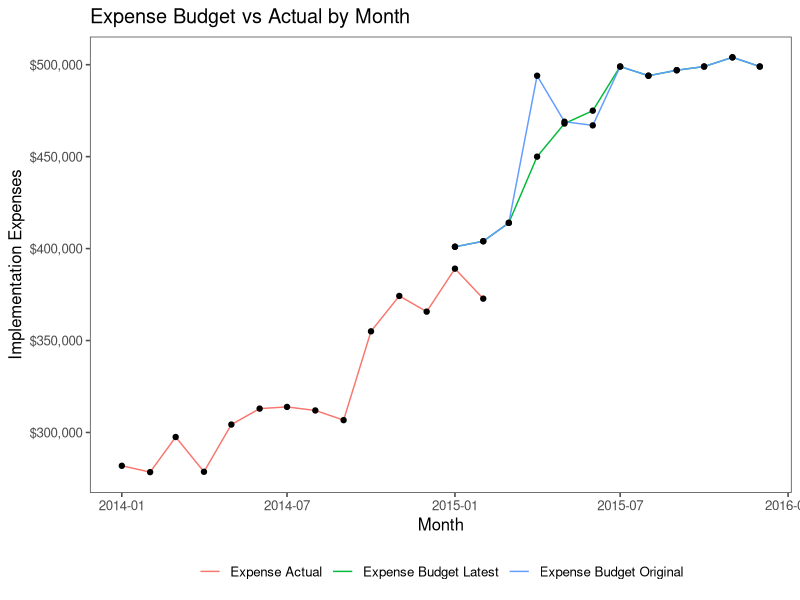
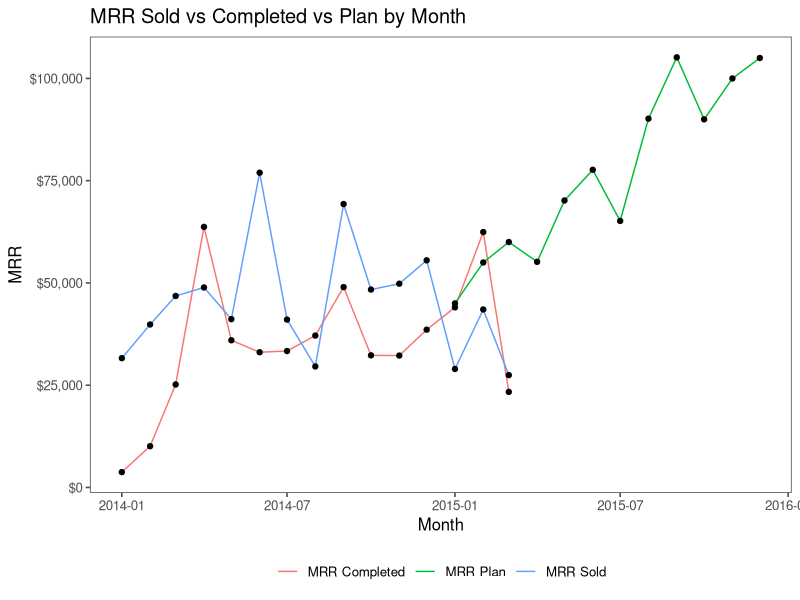
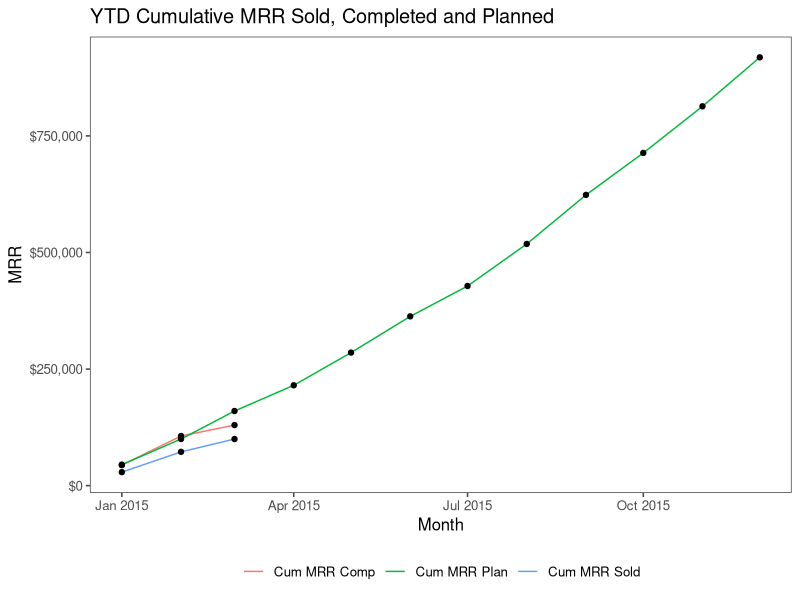
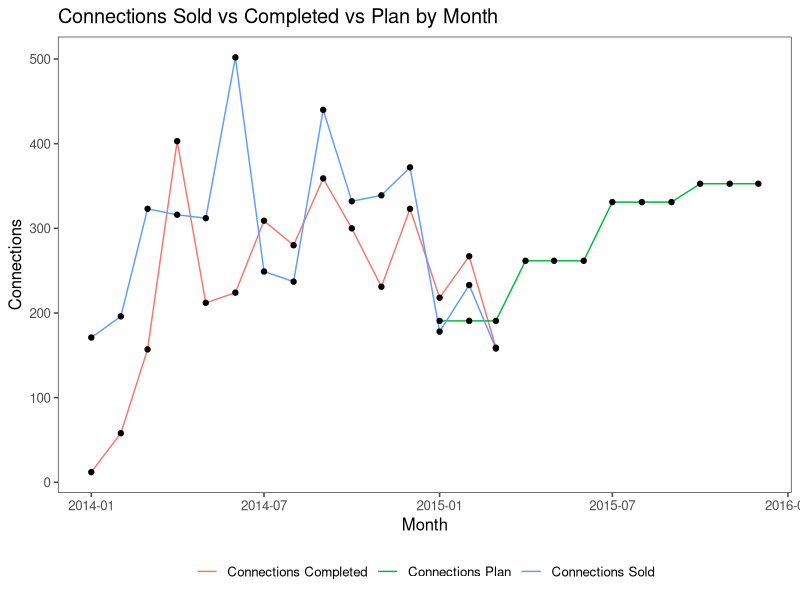
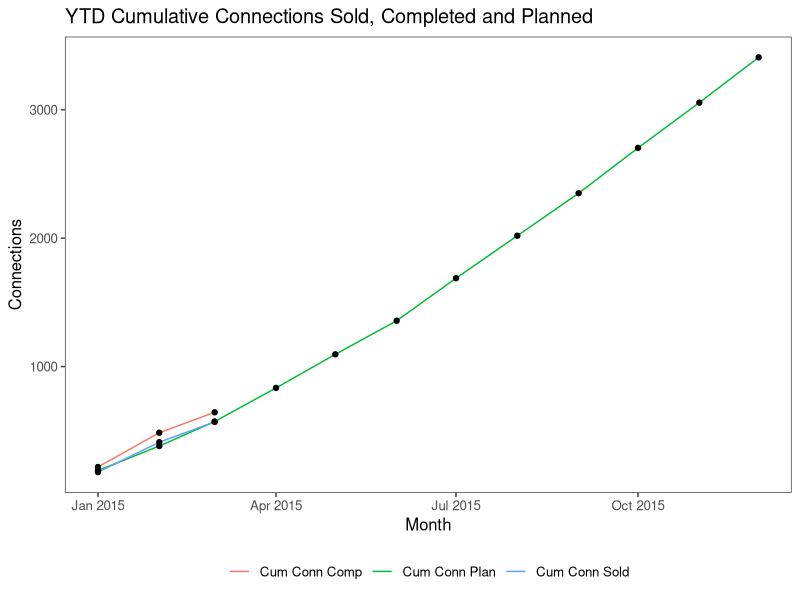

Write the R code that produced these figures, in order.
## ---- chunk 1
library("ggplot2")
library("reshape")
library("scales")
library("ggthemes")
library("knitr")
sc <- read.csv (file="scorecard_data.csv")
sc$Date <- as.Date(sc$Date, "%m/%d/%Y")
sc$PDate <- as.POSIXct(sc$Date)

data <- melt (sc, id=c("Date", "Year", "Month", "PDate"))
data$variable <- gsub("_", " ", data$variable)

mrr_data <- subset(data, variable == "MRR Sold" | variable == "MRR Completed" | variable == "MRR Plan")
budget_data <- subset(data, variable == "Expense Budget Original" | variable == "Expense Actual" | variable == "Expense Budget Latest")
conn_data <- subset(data, variable == "Connections Sold" | variable == "Connections Completed" | variable == "Connections Plan")

# prepare YTD data
sc_ytd <- subset(sc, Year == 2015)
sc_ytd <- cbind (sc_ytd, Cum_MRR_Comp=cumsum(sc_ytd$MRR_Completed))
sc_ytd <- cbind (sc_ytd, Cum_MRR_Sold=cumsum(sc_ytd$MRR_Sold))
sc_ytd <- cbind (sc_ytd, Cum_MRR_Plan=cumsum(sc_ytd$MRR_Plan))
sc_ytd <- cbind (sc_ytd, Cum_Conn_Comp=cumsum(sc_ytd$Connections_Completed))
sc_ytd <- cbind (sc_ytd, Cum_Conn_Sold=cumsum(sc_ytd$Connections_Sold))
sc_ytd <- cbind (sc_ytd, Cum_Conn_Plan=cumsum(sc_ytd$Connections_Plan))

data_ytd <- melt (sc_ytd, id=c("Date", "Year", "Month", "PDate"))
data_ytd$variable <- gsub("_", " ", data_ytd$variable)

mrr_data_ytd <- subset(data_ytd, variable == "Cum MRR Comp" | variable == "Cum MRR Sold" | variable == "Cum MRR Plan")
conn_data_ytd <- subset(data_ytd, variable == "Cum Conn Comp" | variable == "Cum Conn Sold" | variable == "Cum Conn Plan")


## ---- chunk 2
# create plot, add lines and points
g <- ggplot(data=budget_data, aes(x=PDate, y=value, group=variable)) 
g <- g + geom_line(aes(color=variable, group=variable)) 
g <- g + geom_point()  

# configure labels and axis
g <- g + ggtitle("Expense Budget vs Actual by Month") 
g <- g + xlab("Month") + ylab("Implementation Expenses") 
g <- g + scale_y_continuous(labels = dollar) 
g <- g + scale_x_datetime() 

# apply theme
g <- g + theme_few()

# blank out the legend title
g <- g+ theme(legend.title=element_blank(), legend.position="bottom") 


# add a vertical line on "today"
g <- g + geom_vline(lty="dotted", xintercept = as.numeric(Sys.time()))
g
## ---- chunk 3
# create plot, add lines and points
g <- ggplot(data=mrr_data, aes(x=PDate, y=value, group=variable)) 
g <- g + geom_line(aes(color=variable, group=variable)) 
g <- g + geom_point()  

# configure labels and axis
g <- g + ggtitle("MRR Sold vs Completed vs Plan by Month") 
g <- g + xlab("Month") + ylab("MRR") 
g <- g + scale_y_continuous(labels = dollar) 
g <- g + scale_x_datetime() 

# apply theme
g <- g + theme_few()

# blank out the legend title
g <- g+ theme(legend.title=element_blank(), legend.position="bottom") 

# add a vertical line on "today"
g <- g + geom_vline(lty="dotted", xintercept = as.numeric(Sys.time()))
g

## ---- chunk 4

df <- data.frame(month=sc$Month, 
                 sc$MRR_Sold,
                 sc$MRR_Comp,
                 comp_to_sold=sc$MRR_Completed / sc$MRR_Sold,
                 sc$MRR_Plan, 
                 comp_to_plan=sc$MRR_Completed / sc$MRR_Plan)


df <- na.omit(df)

#format table
# percentages
df$comp_to_sold <- paste(format(round(df$comp_to_sold*100, digits=0), big.mark=","), "%")
df$comp_to_plan <- paste(format(round(df$comp_to_plan*100, digits=0), big.mark=","), "%")

#df$sc.Cum_MRR_Sold <- paste("$", format(round(df$sc.Cum_MRR_Sold, digits=0), big.mark=","))
df$sc.MRR_Plan <- paste("$", format(round(df$sc.MRR_Plan, digits=0), big.mark=","))
df$sc.MRR_Sold <- paste("$", format(round(df$sc.MRR_Sold, digits=0), big.mark=","))
df$sc.MRR_Comp <- paste("$", format(round(df$sc.MRR_Comp, digits=0), big.mark=","))
  
colnames(df) <- c("Month", "Sold", "Comp", "Comp to Sold", "Plan", "Comp to Plan")

kable(df)

## ---- chunk 5

# create plot, add lines and points
g <- ggplot(data=mrr_data_ytd, aes(x=PDate, y=value, group=variable)) 
g <- g + geom_line(aes(color=variable, group=variable)) 
g <- g + geom_point()  

# configure labels and axis
g <- g + ggtitle("YTD Cumulative MRR Sold, Completed and Planned") 
g <- g + xlab("Month") + ylab("MRR") 
g <- g + scale_y_continuous(labels = dollar) 
g <- g + scale_x_datetime() 

# apply theme
g <- g + theme_few() 

# blank out the legend title
g <- g+ theme(legend.title=element_blank(), legend.position="bottom") 

# add a vertical line on "today"
g <- g + geom_vline(lty="dotted", xintercept = as.numeric(Sys.time()))
g
## ---- chunk 6

df <- data.frame(month=sc_ytd$Month, 
                 sc_ytd$Cum_MRR_Sold,
                 sc_ytd$Cum_MRR_Comp,
                 comp_to_sold=sc_ytd$Cum_MRR_Comp / sc_ytd$Cum_MRR_Sold,
                 sc_ytd$Cum_MRR_Plan, 
                 comp_to_plan=sc_ytd$Cum_MRR_Comp / sc_ytd$Cum_MRR_Plan)


df <- na.omit(df)

#format table
# percentages
df$comp_to_sold <- paste(format(round(df$comp_to_sold*100, digits=0), big.mark=","), "%")
df$comp_to_plan <- paste(format(round(df$comp_to_plan*100, digits=0), big.mark=","), "%")

#df$sc.Cum_MRR_Sold <- paste("$", format(round(df$sc.Cum_MRR_Sold, digits=0), big.mark=","))
df$sc_ytd.Cum_MRR_Plan <- paste("$", format(round(df$sc_ytd.Cum_MRR_Plan, digits=0), big.mark=","))
df$sc_ytd.Cum_MRR_Sold <- paste("$", format(round(df$sc_ytd.Cum_MRR_Sold, digits=0), big.mark=","))
df$sc_ytd.Cum_MRR_Comp <- paste("$", format(round(df$sc_ytd.Cum_MRR_Comp, digits=0), big.mark=","))
  
colnames(df) <- c("Month", "Sold", "Comp", "Comp to Sold", "Plan", "Comp to Plan")

kable(df)

## ---- chunk 7

# create plot, add lines and points
g <- ggplot(data=conn_data, aes(x=PDate, y=value, group=variable)) 
g <- g + geom_line(aes(color=variable, group=variable)) 
g <- g + geom_point()  

# configure labels and axis
g <- g + ggtitle("Connections Sold vs Completed vs Plan by Month") 
g <- g + xlab("Month") + ylab("Connections") 
g <- g + scale_y_continuous() 
g <- g + scale_x_datetime() 

# apply theme
g <- g + theme_few()

# blank out the legend title
g <- g+ theme(legend.title=element_blank(), legend.position="bottom") 

# add a vertical line on "today"
g <- g + geom_vline(lty="dotted", xintercept = as.numeric(Sys.time()))
g

## ---- chunk 8
df <- data.frame(month=sc$Month, 
                 sc$Connections_Sold,
                 sc$Connections_Completed,
                 comp_to_sold=sc$Connections_Completed / sc$Connections_Sold,
                 sc$Connections_Plan, 
                 comp_to_plan=sc$Connections_Completed / sc$Connections_Plan)

df <- na.omit(df)

#format table
# percentages
df$comp_to_sold <- paste(format(round(df$comp_to_sold*100, digits=0), big.mark=","), "%")
df$comp_to_plan <- paste(format(round(df$comp_to_plan*100, digits=0), big.mark=","), "%")

df$sc.Connections_Plan <- format(round(df$sc.Connections_Plan, digits=0), big.mark=",")
df$sc.Connections_Sold <- format(round(df$sc.Connections_Sold, digits=0), big.mark=",")
df$sc.Connections_Completed <- format(round(df$sc.Connections_Completed, digits=0), big.mark=",")
  
colnames(df) <- c("Month", "Sold", "Comp", "Comp to Sold", "Plan", "Comp to Plan")

kable(df)

## ---- chunk 9
#create plot, add lines and points
g <- ggplot(data=conn_data_ytd, aes(x=PDate, y=value, group=variable)) 
g <- g + geom_line(aes(color=variable, group=variable)) 
g <- g + geom_point()  

# configure labels and axis
g <- g + ggtitle("YTD Cumulative Connections Sold, Completed and Planned") 
g <- g + xlab("Month") + ylab("Connections") 
g <- g + scale_y_continuous() 
g <- g + scale_x_datetime() 

# apply theme
g <- g + theme_few() 

# blank out the legend title
g <- g+ theme(legend.title=element_blank(), legend.position="bottom") 

# add a vertical line on "today"
g <- g + geom_vline(lty="dotted", xintercept = as.numeric(Sys.time()))
g
## ---- chunk 10

df <- data.frame(month=sc_ytd$Month, 
                 sc_ytd$Cum_Conn_Sold,
                 sc_ytd$Cum_Conn_Comp,
                 comp_to_sold=sc_ytd$Cum_Conn_Comp / sc_ytd$Cum_Conn_Sold,
                 sc_ytd$Cum_Conn_Plan, 
                 comp_to_plan=sc_ytd$Cum_Conn_Comp / sc_ytd$Cum_Conn_Plan)


df <- na.omit(df)

#format table
# percentages
df$comp_to_sold <- paste(format(round(df$comp_to_sold*100, digits=0), big.mark=","), "%")
df$comp_to_plan <- paste(format(round(df$comp_to_plan*100, digits=0), big.mark=","), "%")

df$sc_ytd.Cum_Conn_Plan <- format(round(df$sc_ytd.Cum_Conn_Plan, digits=0), big.mark=",")
df$sc_ytd.Cum_Conn_Sold <- format(df$sc_ytd.Cum_Conn_Sold, big.mark=",")
df$sc_ytd.Cum_Conn_Comp <- format(df$sc_ytd.Cum_Conn_Comp, big.mark=",")
  
colnames(df) <- c("Month", "Sold", "Comp", "Comp to Sold", "Plan", "Comp to Plan")

kable(df)
